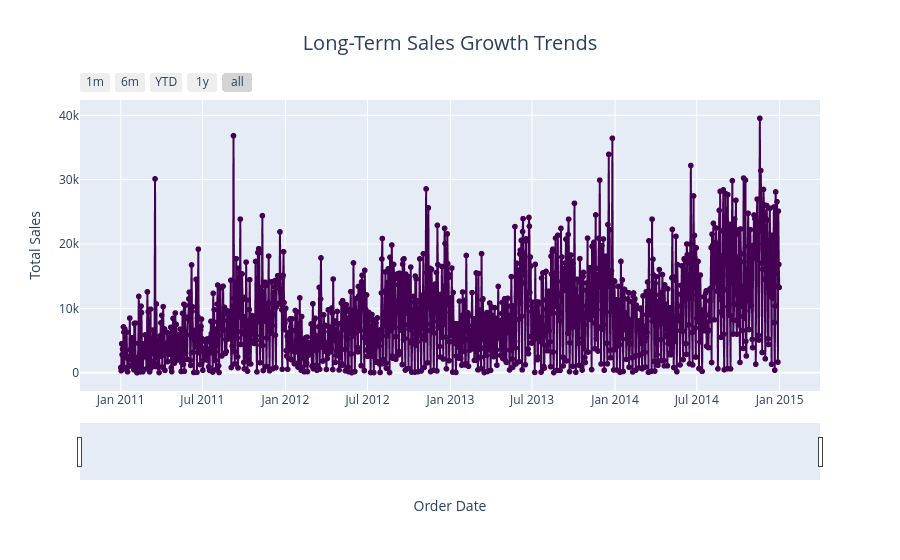

Write notebook code for a chart like this one.
### Markdown cell above
- There is a general upward trend in sales over the long term, with some seasonal fluctuations

### Code cell
long_term_sales = sales.groupby('Order Date')['Sales'].sum().reset_index()
fig = px.line(long_term_sales, x='Order Date', y='Sales', markers=True, 
              title='Long-Term Sales Growth Trends', color_discrete_sequence=px.colors.sequential.Viridis)

fig.update_layout(
    xaxis_title='Order Date',
    yaxis_title='Total Sales',
    title_x=0.5,
    title_font_size=20,
    xaxis=dict(
        rangeselector=dict(
            buttons=list([
                dict(count=1, label="1m", step="month", stepmode="backward"),
                dict(count=6, label="6m", step="month", stepmode="backward"),
                dict(count=1, label="YTD", step="year", stepmode="todate"),
                dict(count=1, label="1y", step="year", stepmode="backward"),
                dict(step="all")
            ])
        ),
        rangeslider=dict(visible=True),
        type="date"
    )
)
fig.show()

### Figure 1 — Plotly figure (JSON) as saved in the notebook; plotly's stock layout.template omitted (floating-point values rounded to 4 significant figures; data arrays with more than 128 entries replaced by an {"elided": "..."} marker saying what was removed)
{"data": [{"hovertemplate": "Order Date=%{x}<br>Sales=%{y}<extra></extra>", "legendgroup": "", "line": {"color": "#440154", "dash": "solid"}, "marker": {"symbol": "circle"}, "mode": "lines+markers", "name": "", "showlegend": false, "type": "scattergl", "x": {"elided": "1430 str values"}, "xaxis": "x", "y": {"elided": "1430 float values"}, "yaxis": "y"}], "layout": {"legend": {"tracegroupgap": 0}, "title": {"font": {"size": 20}, "text": "Long-Term Sales Growth Trends", "x": 0.5}, "xaxis": {"anchor": "y", "domain": [0, 1], "rangeselector": {"buttons": [{"count": 1, "label": "1m", "step": "month", "stepmode": "backward"}, {"count": 6, "label": "6m", "step": "month", "stepmode": "backward"}, {"count": 1, "label": "YTD", "step": "year", "stepmode": "todate"}, {"count": 1, "label": "1y", "step": "year", "stepmode": "backward"}, {"step": "all"}]}, "rangeslider": {"visible": true}, "title": {"text": "Order Date"}, "type": "date"}, "yaxis": {"anchor": "x", "domain": [0, 1], "title": {"text": "Total Sales"}}}}
